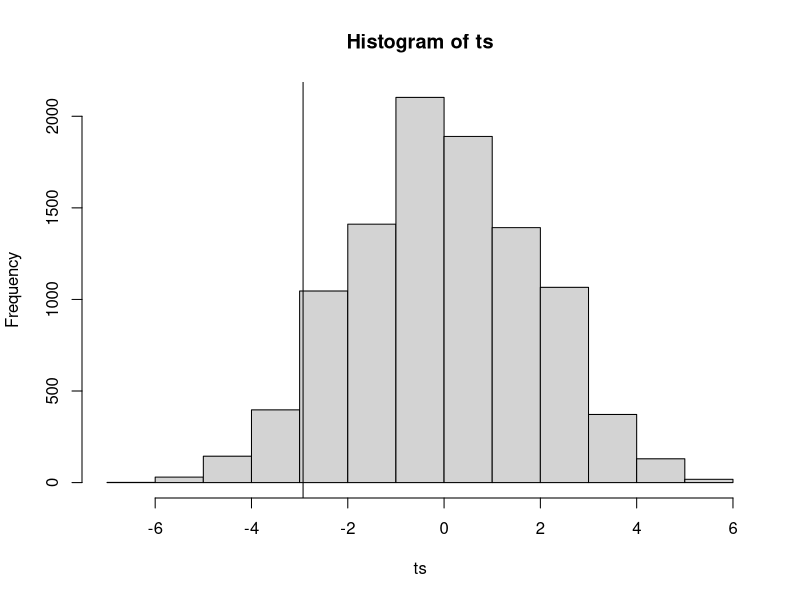

R code for this plot:
####################################  Teste de permutação


Wa=c(1.72,1.64,1.74,1.7,1.82,1.82,1.9,1.82,2.08)
Aa=c(1.24,1.38,1.36,1.4,1.38,1.48,1.38,1.54,1.56)

Wp=c(1.78,1.76,1.96,2,2,1.96)
Ap=c(1.14,1.2,1.3,1.26,1.28,1.18)


### Permutation test for W

t=function(A,B){
  (mean(A)-mean(B))/sqrt(var(c(A,B)*(1/9+1/6)))
}

t_stat=t(Wa,Wp) # estatística do teste

B=10000
na=9
nb=6
W=c(Wa,Wp)  # vetor combinado
ts=numeric(B)
for(b in 1:B){   #inicia as replicações
  wstar=sample(W,replace=F)
  ts[b]=t(wstar[1:na],wstar[(na+1):(na+nb)])
}

hist(ts)
abline(v=t_stat)
mean(ts<t_stat)

#### Exercício: Fazer o mesmo para exemplo bivariado

######################## Importance ressampling

